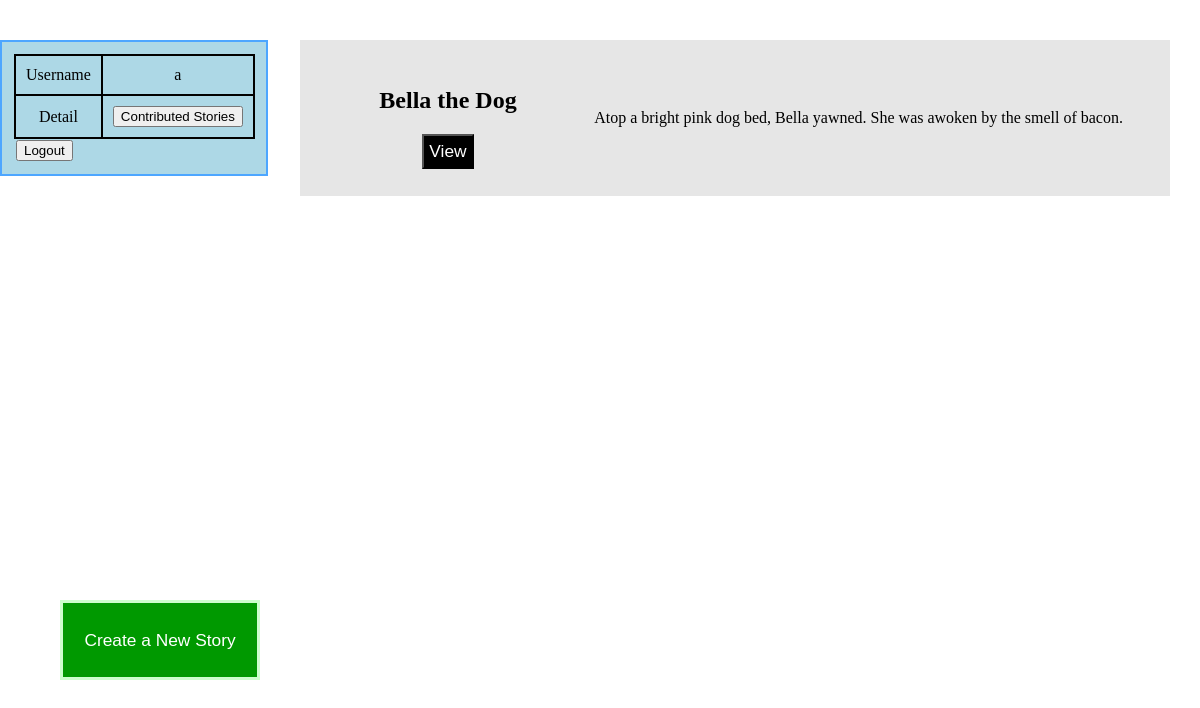
The page / (signed in) on the database its author committed.
### tables this page shows
CREATE TABLE stories (storyID INT, title VARCHAR, isOpen INT);

CREATE TABLE updates (storyID INT, username VARCHAR, updateNum INT, text TEXT);

### app.py (the view)
@app.route("/")
def root():
    if session and auth.userCooked(session["user"]):
        data = posts.getFeedData(session["user"])
        return render_template("home.html", data=data, user=session["user"])
    return render_template("login.html")

### utils/auth.py (called while the page is built)
def userCooked(user):
    f = "data/story.db"
    db = sqlite3.connect(f)
    c = db.cursor()
    a = c.execute("SELECT username FROM users")
    for row in a:
        if session and row and user == row[0]:
            return True
    return False

### utils/posts.py (called while the page is built)
def getContributedIDs(username):
    db = sqlite3.connect("data/story.db")
    cursor = db.cursor()
    query = "SELECT storyID FROM updates WHERE username=\"" + username + "\""
    cursor.execute(query)
    fetch = cursor.fetchall()
    data = []
    for i in fetch:
        data.append(i[0])
    return data

### templates/home.html (shortened to what this page needs)
<!DOCTYPE html>
<html>
<div class="user">
<table class="user">
  <tr>
    <td class="user" width="30%"> Username </td>
    <td class="user"> {{ user }} </td>
  </tr>
  <tr>
    <td class="user"> Detail </td>
    <td class="user">
      <form action="/contributed" method="POST">
	<input type="submit" value="Contributed Stories">
      </form>
    </td>
  </tr>
  <tr>
    <td colspan="2"><form action="/logout" method="POST">
	<input type="submit" value="Logout">
    </form></td>
  </tr>
</table>
</div>
<div class="content">
<table class="content">
  {% for dic in data %}
  <tr class="content">
    <td class="content" width="30%">
      <h2>{{ dic["title"] }}</h2>
      <form action="/viewstory" method="POST">
	<input type="submit" class="view" value="View">
      </form>
    </td>
    <td class="content">
      {{ dic["text"] }}
    </td>
  </tr>
  {% endfor %}
</table>
</div>
<div class="new">
  <form action="/newstory">
    <input type="submit" class="new" value="Create a New Story">
  </form>
</div>
</html>

### templates/home.html (style rules this page uses)
div.user { position: fixed; top: 5%; left: 0; background: lightblue; width: 20%; border: 2px solid; border-color: #4da6ff; padding: 1%; }
table.user { width: 90%; margin-left: auto; margin-right: auto; border-collapse: collapse; }
td.user { border: 2px solid black; padding: 10px; text-align: center; }
div.content { position: fixed; max-height: 80%; width: 70%; background: #e6e6e6; padding: 15px; top: 5%; left: 25%; overflow-y:scroll; }
table.content { width: 98%; margin-left: auto; margin-right: auto; }
td.content { text-align: center; padding: 10px; }
input.view { color: white; background-color: black; font-size: 13pt; padding: 5px; }
div.new { position: fixed; bottom: 15%; left: 5%; }
input.new { width: 200px; height: 80px; color: white; font-size: 13pt; background-color: #009900; border: 3px solid #ccffcc; padding:2px; }

### rows shown on the page
stories: title "Bella the Dog"
updates: text "Atop a bright pink dog bed, Bella yawned. She was awoken by the smell of bacon."

### other values the page prints
{{ user }} "a"
